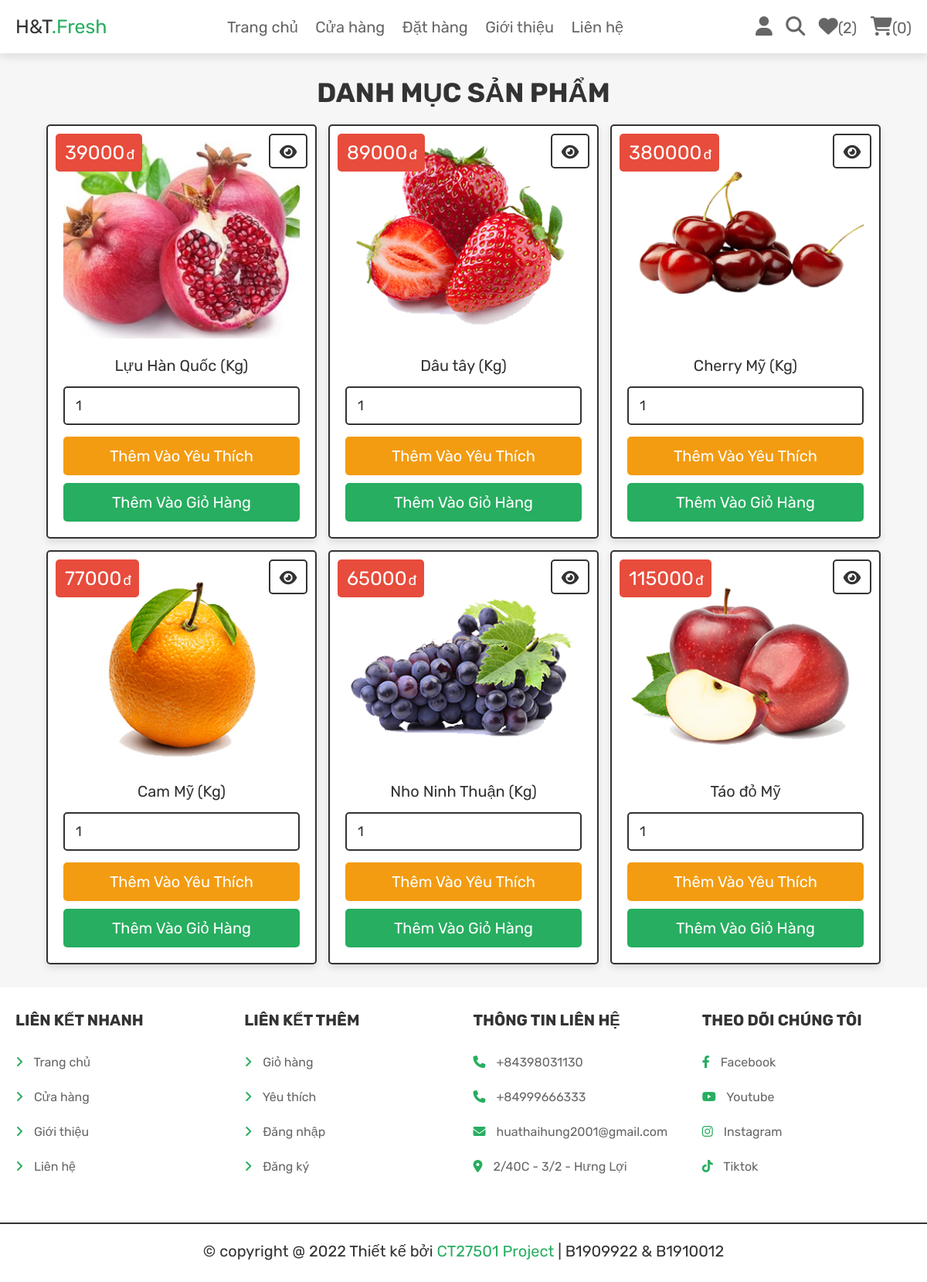
Screenshot of /myweb/category.php?category=Trái cây (signed in) with the database file from the repository.
### tables this page shows
CREATE TABLE `products` (
  `id` int(100) NOT NULL,
  `name` varchar(100) NOT NULL,
  `category` varchar(20) NOT NULL,
  `details` varchar(500) NOT NULL,
  `price` int(100) NOT NULL,
  `image` varchar(100) NOT NULL
);

### myweb/category.php (the view, shortened to what this page needs)
<?php
@include 'config.php';
?>
<!DOCTYPE html>
<html lang="en">
<head>
   <link rel="stylesheet" href="https://cdnjs.cloudflare.com/ajax/libs/font-awesome/6.1.1/css/all.min.css">
   <link rel="stylesheet" href="css/style.css">
</head>
<body>
<?php include 'header.php'; ?>
<section class="products">
   <h1 class="title">Danh mục sản phẩm</h1>
   <div class="box-container">
   <?php
      $category_name = $_GET['category'];
      $select_products = $conn->prepare("SELECT * FROM `products` WHERE category = ?");
      $select_products->execute([$category_name]);
      if($select_products->rowCount() > 0){
         while($fetch_products = $select_products->fetch(PDO::FETCH_ASSOC)){
   ?>
   <form action="" class="box" method="POST">
      <div class="price"><span><?= $fetch_products['price']; ?></span>đ</div>
      <a href="view_page.php?pid=<?= $fetch_products['id']; ?>" class="fas fa-eye"></a>
      <img src="uploaded_img/<?= $fetch_products['image']; ?>" alt="">
      <div class="name"><?= $fetch_products['name']; ?></div>
      <input type="number" min="1" value="1" name="p_qty" class="qty">
      <input type="submit" value="Thêm vào yêu thích" class="option-btn" name="add_to_wishlist">
      <input type="submit" value="Thêm vào giỏ hàng" class="btn" name="add_to_cart">
   </form>
   <?php
         }
      }else{
         echo '<p class="empty">Chưa có sản phẩm nào!</p>';
      }
   ?>
   </div>
</section>
<?php include 'footer.php'; ?>
</body>
</html>

### myweb/css/style.css (style rules this page uses)
.products .box-container { display: grid; grid-template-columns: repeat(auto-fit, 35rem); gap:1.5rem; justify-content: center; align-items: flex-start; }
.products .box-container .box { padding:2rem; text-align: center; border:var(--border); background-color: var(--white); box-shadow: var(--box-shadow); border-radius: .5rem; position: relative; }
.products .box-container .box .price { position: absolute; top:1rem; left:1rem; padding:1rem; border-radius: .5rem; background-color: var(--red); font-size: 1.8rem; color:var(--white); }
.products .box-container .box .price span { font-size: 2.5rem; color:var(--white); margin:0 .2rem; }
.products .box-container .box .fa-eye { position: absolute; top:1rem; right:1rem; border-radius: .5rem; height: 4.5rem; line-height: 4.3rem; width: 5rem; border:var(--border); color:var(--black); font-size: 2rem; background-color: var(--white); }
.products .box-container .box img { width: 100%; margin-bottom: 1rem; }
.products .box-container .box .name { font-size: 2rem; color:var(--black); padding:1rem 0; }
.products .box-container .box .qty { margin:.5rem 0; border-radius: .5rem; padding:1.2rem 1.4rem; font-size: 1.8rem; color:var(--black); border:var(--border); width: 100%; }

### myweb/css/components.css (style rules this page uses)
:root { --green:#27ae60; --orange:#f39c12; --red:#e74c3c; --black:#333; --light-color:#666; --white:#fff; --light-bg:#f6f6f6; --border:.2rem solid var(--black); --box-shadow:0 .5rem 1rem rgba(0,0,0,.1); }
* { font-family: 'Rubik', sans-serif; margin:0; padding:0; box-sizing: border-box; outline: none; border:none; text-decoration: none; color:var(--black); }
body { background-color: var(--light-bg); }
html { font-size: 62.5%; overflow-x: hidden; scroll-behavior: smooth; scroll-padding-top: 6.5rem; }
section { padding:3rem 2rem; max-width: 1200px; margin:0 auto; }
.btn, .delete-btn, .option-btn { display: block; width: 100%; margin-top: 1rem; border-radius: .5rem; color:var(--white); font-size: 2rem; padding:1.3rem 3rem; text-transform: capitalize; cursor: pointer; text-align: center; }
.btn { background-color: var(--green); }
.option-btn { background-color: var(--orange); }
.title { text-align: center; margin-bottom: 2rem; text-transform: uppercase; color:var(--black); font-size: 3.5rem; }

### rows the page displays
products: price "39000", image (picture), name "Lựu Hàn Quốc (Kg)"
products: price "89000", image (picture), name "Dâu tây (Kg)"
products: price "380000", image (picture), name "Cherry Mỹ (Kg)"
products: price "77000", image (picture), name "Cam Mỹ (Kg)"
products: price "65000", image (picture), name "Nho Ninh Thuận (Kg)"
products: price "115000", image (picture), name "Táo đỏ Mỹ"

### other values shown
$count_wishlist_items->rowCount() "2"
$count_cart_items->rowCount() "0"
